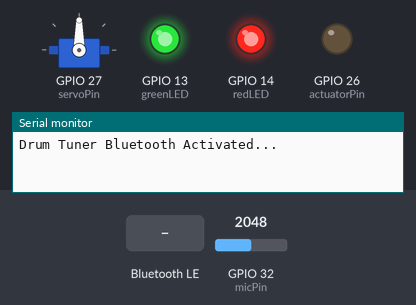
Simulated run of this sketch. Board: ESP32. Shown: servo, output pins drawn as LEDs (lit = HIGH), the last lines printed to the serial monitor. The test bench sets the inputs (shaded band); at power-on: GPIO 32 (micPin) = 2048. Nothing arrives over Bluetooth unless stated; a phone connects over Bluetooth LE 3 s after start.

Above: at 6.2 s.
6.3 s: Bluetooth LE write "1" received
At 6.56 s:
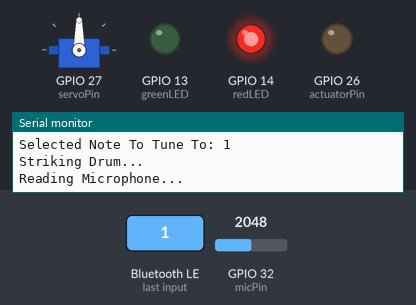
At 7.4 s:
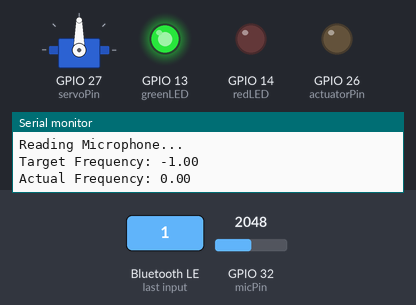
8.1 s: Bluetooth LE write "DETECT" received
At 8.22 s:
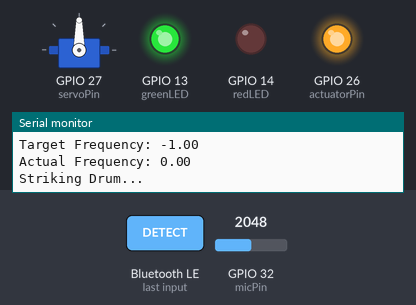
Timing chart, 0 to 11.1 s (numbered marks = the images above; inputs shaded):
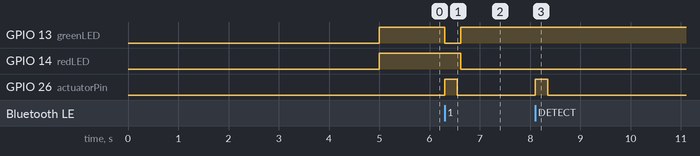

The sketch:

bluetooth_tuner_control.ino
```cpp
#include <Arduino.h>
#include <BLEDevice.h>
#include <BLEServer.h>
#include <BLEUtils.h>
#include <BLE2902.h>
#include <arduinoFFT.h>
#include <ESP32Servo.h>

BLECharacteristic *pCharacteristic;
bool newNoteReceived = false;
String selectedNote = "";
bool detectMode = false;

constexpr uint8_t micPin = 32;
constexpr uint16_t SAMPLES = 128;
constexpr float FS = 2000.0;
constexpr int actuatorPin = 26;
constexpr int servoPin = 27;
constexpr int greenLED = 13;
constexpr int redLED = 14;


Servo myServo;
bool tuned = false;
int turnTime = 3000;
int frequencyDiff = 0;

float vReal[SAMPLES];
float vImag[SAMPLES];
ArduinoFFT<float> FFT(vReal, vImag, SAMPLES, FS);

struct Note {
  const char* name;
  float frequency;
};

const Note notes[] = {
  {"D3", 146.83},
  {"E3", 164.81},
  {"F3", 174.61},
  {"G3", 196.00},
  {"A3", 220.00},
  {"B3", 246.94},
  {"C4", 261.63},
  {"D4", 293.66},
  {"E4", 329.63},
  {"F4", 349.23},
  {"G4", 392.00},
  {"A4", 440.00},
  {"B4", 493.88},
  {"C5", 523.25},
  {"D5", 587.33},
  {"E5", 659.25},
  {"F5", 698.46},
  {"G5", 783.99}
};


float lookupFrequency(String noteName) {
  for (int i = 0; i < sizeof(notes) / sizeof(notes[0]); i++) {
    if (noteName == String(notes[i].name)) {
      return notes[i].frequency;
    }
  }
  return -1.0;
}

float readMicrophoneFrequency() {
  float sum = 0;
  for (uint16_t i = 0; i < SAMPLES; ++i) {
    uint32_t t0 = micros();
    vReal[i] = analogRead(micPin);
    sum += vReal[i];
    while (micros() - t0 < (1e6 / FS));
  }

  float dc = sum / SAMPLES;
  for (uint16_t i = 0; i < SAMPLES; ++i) {
    vReal[i] -= dc;
    vImag[i] = 0;
  }

  FFT.windowing(FFTWindow::Hamming, FFTDirection::Forward);
  FFT.compute(FFTDirection::Forward);
  FFT.complexToMagnitude();

  return FFT.majorPeak();
}

class MyCallbacks : public BLECharacteristicCallbacks {
  void onWrite(BLECharacteristic *pCharacteristic) {
    selectedNote = pCharacteristic->getValue();
    if (selectedNote.length() > 0) {
      if (selectedNote == "DETECT") {
        detectMode = true;
      } else {
        newNoteReceived = true;
      }
    }
  }
};


void setup() {
  Serial.begin(115200);
  delay(5000);

  //actuator pin setup
  pinMode(actuatorPin, OUTPUT);
  digitalWrite(actuatorPin, LOW);

  //led setup
  pinMode(greenLED, OUTPUT);
  pinMode(redLED, OUTPUT);

  //servo setup
  myServo.setPeriodHertz(50);
  myServo.attach(servoPin, 1000, 2000);

  BLEDevice::init("Drum Tuner");
  BLEServer *pServer = BLEDevice::createServer();
  BLEService *pService = pServer->createService("0000ffe0-0000-1000-8000-00805f9b34fb");

  pCharacteristic = pService->createCharacteristic(
    "0000ffe1-0000-1000-8000-00805f9b34fb",
    BLECharacteristic::PROPERTY_READ |
    BLECharacteristic::PROPERTY_WRITE |
    BLECharacteristic::PROPERTY_NOTIFY
);

  pCharacteristic->addDescriptor(new BLE2902());

  pCharacteristic->setCallbacks(new MyCallbacks());
  pCharacteristic->setValue("Hello");

  pService->start();
  BLEAdvertising *pAdvertising = pServer->getAdvertising();
  pAdvertising->start();
  Serial.println("Drum Tuner Bluetooth Activated...");

  digitalWrite(greenLED, HIGH);
  digitalWrite(redLED, HIGH);
}

void loop() {

  if (newNoteReceived) {
    frequencyDiff = 0;
    digitalWrite(redLED,HIGH);
    digitalWrite(greenLED,LOW);
    turnTime = 4000;
    tuned = false;

    Serial.println("Bluetooth Message Received...");
    Serial.print("Selected Note To Tune To: ");
    Serial.println(selectedNote);

  while(tuned == false){
    //strike
    Serial.println("Striking Drum...");
    digitalWrite(actuatorPin, HIGH);
    delay(250);
    digitalWrite(actuatorPin, LOW);

    //mic
    Serial.println("Reading Microphone...");
    float actualFrequency = readMicrophoneFrequency();


    float targetFrequency = lookupFrequency(selectedNote);
    Serial.print("Target Frequency: ");
    Serial.println(targetFrequency);
    Serial.print("Actual Frequency: ");
    Serial.println(actualFrequency);
    String message = "Target: " + String(targetFrequency, 2) + " Hz | Actual: " + String(actualFrequency, 2) + " Hz";
    pCharacteristic->setValue(message.c_str());
    pCharacteristic->notify();

    frequencyDiff = abs(targetFrequency - actualFrequency);


    if (frequencyDiff <= 5){
      digitalWrite(redLED,LOW);
      digitalWrite(greenLED,HIGH);
      tuned = true;
      break;
    }

    // servo
    if (targetFrequency > 0 && actualFrequency > 0) {

      //decide turn time
      if (frequencyDiff >= 200){
        turnTime = 2000;
      }
      else if (frequencyDiff >= 100){
        turnTime = 1000;
      }
      else{
        turnTime = 500;
      }

      //decide turn direction
      if (actualFrequency < targetFrequency) {
        Serial.println("Turning Clockwise (Tighten)");
        myServo.writeMicroseconds(1800);
        delay(turnTime);
        }
      else if (actualFrequency > targetFrequency) {
        Serial.println("Turning Counterclockwise (Loosen)");
        myServo.writeMicroseconds(1350);
        delay(turnTime);
      }
    } else {
      Serial.println("Error: Invalid Target or Actual Frequency");
    }

    //stop Servo
    Serial.println("Stopping Servo...");
    myServo.writeMicroseconds(1500);
    delay(3000);
  }
    newNoteReceived = false;
  }


  if(detectMode){
    Serial.println("Striking Drum...");
    digitalWrite(actuatorPin, HIGH);
    delay(250);
    digitalWrite(actuatorPin, LOW);

    Serial.println("Reading Microphone...");
    float actualFrequency = readMicrophoneFrequency();

    float targetFrequency = lookupFrequency(selectedNote);

    Serial.print("Target Frequency: ");
    Serial.println(targetFrequency);
    Serial.print("Actual Frequency: ");
    Serial.println(actualFrequency);
    String message = "Target: " + String(targetFrequency, 2) + " Hz | Actual: " + String(actualFrequency, 2) + " Hz";
    pCharacteristic->setValue(message.c_str());
    pCharacteristic->notify();

    detectMode = false;
  }
}
```

Measured:
- after the input at 6.3 s, GPIO 13 (greenLED): HIGH → LOW at once, → HIGH 0.32 s later; GPIO 14 (redLED): HIGH → LOW after 0.32 s; GPIO 26 (actuatorPin): LOW → HIGH at once, → LOW 0.25 s later
- after the input at 8.1 s, GPIO 26 (actuatorPin): LOW → HIGH at once, → LOW 0.25 s later
